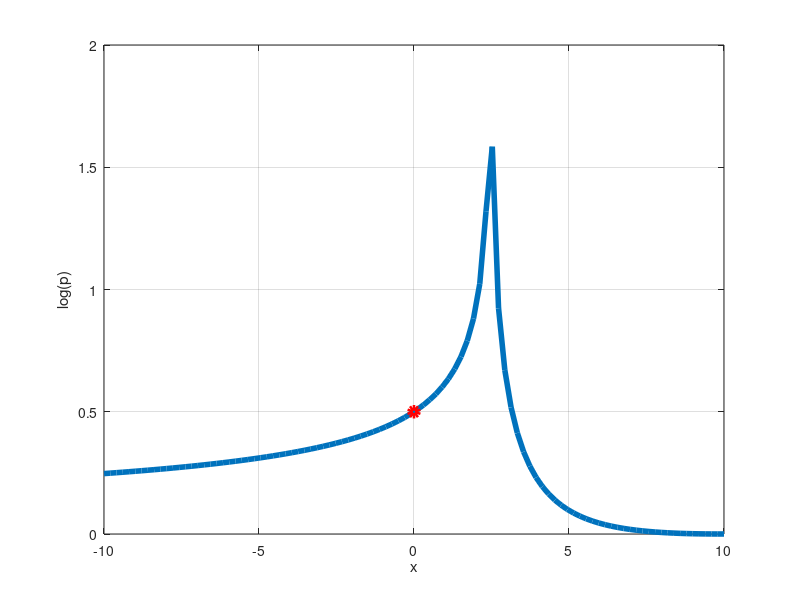

MATLAB code to generate this figure:
clear;
close;
clc;

x = linspace(-10,10,100);
y = (1./(2.*x)).*log(1+(tan(x.^(1./2)).^2));

plot(x,y,'LineWidth',4,0,0.5,'ro','LineWidth',4);
xlabel("x");
ylabel("log(p)");
grid;
print ('ee16b1029.eps', '-color')
